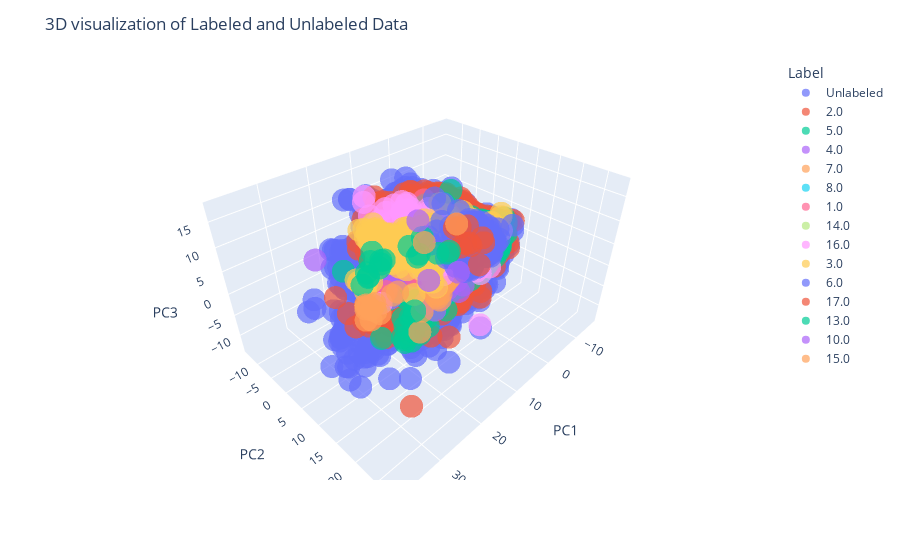

Here is the notebook cell this chart was saved with:
### Code cell
import pandas as pd
from sklearn.decomposition import PCA
from sklearn.preprocessing import StandardScaler
from sklearn.cluster import DBSCAN
import matplotlib.pyplot as plt
import plotly.express as px

features = merged_features.iloc[:, :-2]
labels = merged_features.iloc[:, -1]

# It's important to scale the data before applying PCA
scaler = StandardScaler()
scaled_data = scaler.fit_transform(features)

# Apply PCA
# The number of components can be set based on the variance you wish to retain
# For demonstration purposes, let's say you want to reduce it to 50 components
pca = PCA(n_components=3)
principalComponents = pca.fit_transform(scaled_data)

pc_df = pd.DataFrame(data = principalComponents, columns = ['PC1', 'PC2', 'PC3'])

# Append labels to the reduced dimensions
pc_df['Label'] = labels
# Mark unlabeled data as "Unlabeled" for visualization purposes
pc_df['Label'] = pc_df['Label'].replace(-1, "Unlabeled")

# Visualize using Plotly
fig = px.scatter_3d(pc_df, x='PC1', y='PC2', z='PC3', color='Label', opacity=0.7)

# Set the theme and show the plot
fig.update_layout(title='3D visualization of Labeled and Unlabeled Data')
fig.show()

### Figure 1 — Plotly figure (JSON) as saved in the notebook; plotly's stock layout.template omitted (floating-point values rounded to 4 significant figures; data arrays with more than 128 entries replaced by an {"elided": "..."} marker saying what was removed)
{"data": [{"hovertemplate": "Label=Unlabeled<br>PC1=%{x}<br>PC2=%{y}<br>PC3=%{z}<extra></extra>", "legendgroup": "Unlabeled", "marker": {"color": "#636efa", "opacity": 0.7, "symbol": "circle"}, "mode": "markers", "name": "Unlabeled", "scene": "scene", "showlegend": true, "type": "scatter3d", "x": {"elided": "16534 float values"}, "y": {"elided": "16534 float values"}, "z": {"elided": "16534 float values"}}, {"hovertemplate": "Label=2.0<br>PC1=%{x}<br>PC2=%{y}<br>PC3=%{z}<extra></extra>", "legendgroup": "2.0", "marker": {"color": "#EF553B", "opacity": 0.7, "symbol": "circle"}, "mode": "markers", "name": "2.0", "scene": "scene", "showlegend": true, "type": "scatter3d", "x": {"elided": "5166 float values"}, "y": {"elided": "5166 float values"}, "z": {"elided": "5166 float values"}}, {"hovertemplate": "Label=5.0<br>PC1=%{x}<br>PC2=%{y}<br>PC3=%{z}<extra></extra>", "legendgroup": "5.0", "marker": {"color": "#00cc96", "opacity": 0.7, "symbol": "circle"}, "mode": "markers", "name": "5.0", "scene": "scene", "showlegend": true, "type": "scatter3d", "x": {"elided": "1420 float values"}, "y": {"elided": "1420 float values"}, "z": {"elided": "1420 float values"}}, {"hovertemplate": "Label=4.0<br>PC1=%{x}<br>PC2=%{y}<br>PC3=%{z}<extra></extra>", "legendgroup": "4.0", "marker": {"color": "#ab63fa", "opacity": 0.7, "symbol": "circle"}, "mode": "markers", "name": "4.0", "scene": "scene", "showlegend": true, "type": "scatter3d", "x": {"elided": "414 float values"}, "y": {"elided": "414 float values"}, "z": {"elided": "414 float values"}}, {"hovertemplate": "Label=7.0<br>PC1=%{x}<br>PC2=%{y}<br>PC3=%{z}<extra></extra>", "legendgroup": "7.0", "marker": {"color": "#FFA15A", "opacity": 0.7, "symbol": "circle"}, "mode": "markers", "name": "7.0", "scene": "scene", "showlegend": true, "type": "scatter3d", "x": [-4.007, -3.938, -4.122, 5.249, 7.089, 6.463, 7.48, 8.387, 9.174, 7.961, 9.799, 1.553, 7.551, 3.524, 7.263, 3.72, -3.884, 1.802, 9.157, 3.198, 7.571, 8.205, 6.787, 1.952, 8.869, 10.7, 2.76, -0.684, 2.34, 9.337, 8.514, 7.867, 9.7, 9.033, 8.881, 8.152, 7.555, 7.073, 1.394, 2.485, 21.07, 13.89, 1.111, 5.431, -0.1441, 4.006, 7.556, 1.52, 4.647, 2.223, 2.846, 0.86, 25.11, -6.967, -1.399, 3.016, 2.412, 3.026, 3.941, 2.232, 2.51, 3.172, 3.072, 4.552, 2.803, 2.704, 3.986, 3.779, 2.961, 3.037, 1.996, 3.623, 3.488, 4.831, 3.971], "y": [-4.9, -1.039, -5.007, 7.388, 6.236, 7.477, 6.248, 8.104, 7.668, 8.031, 8.286, 6.533, 7.177, 2.921, 5.834, 1.711, -1.027, 6.533, 9.778, 6.298, 8.316, 7.239, 7.973, 5.346, 7.553, 9.772, 4.434, 5.739, 4.731, 10.4, 7.029, 7.474, 8.782, 7.654, 7.778, 5.286, 5.612, 3.82, 8.015, 5.354, 16.11, 6.453, 0.208, -2.637, -1.897, -3.223, -3.133, -2.16, -4.821, -2.23, -3.668, -4.124, 19.7, 3.081, -1.98, -4.428, -3.479, -3.656, -3.992, -4.901, -3.644, -3.672, -4.517, -5.172, -4.164, -5.467, -3.007, -3.791, -4.99, -4.396, -3.779, -6.375, -6.164, -6.007, -5.038], "z": [2.685, 4.702, 2.667, -2.912, -4.169, -0.4796, -4.303, -5.962, -4.761, -4.607, -0.9027, -3.054, -2.894, -5.599, -4.103, -3.505, 3.291, 1.265, -0.9235, -3.684, -2.215, -3.063, -0.7526, -1.612, -2.855, -0.2603, -4.058, -3.048, -4.134, -0.03303, -5.03, -3.508, -4.293, -3.902, -1.108, -5.117, -5.201, -5.331, -0.4319, -2.444, 3.407, -2.257, -1.383, -3.485, -1.654, -1.884, -1.84, -1.911, -1.685, -0.9813, -1.072, -1.313, 3.761, 3.47, 0.2747, 0.9503, 0.5044, 1.522, 1.458, 0.7069, 0.6376, 1.346, 1.459, 1.224, 0.7122, 1.447, 1.353, 1.843, 2.213, 2.365, 1.534, 1.543, -0.5, 1.016, 1.934]}, {"hovertemplate": "Label=8.0<br>PC1=%{x}<br>PC2=%{y}<br>PC3=%{z}<extra></extra>", "legendgroup": "8.0", "marker": {"color": "#19d3f3", "opacity": 0.7, "symbol": "circle"}, "mode": "markers", "name": "8.0", "scene": "scene", "showlegend": true, "type": "scatter3d", "x": [2.452, 1.056, 3.003, -0.8421], "y": [8.484, -3.117, -5.111, -5.823], "z": [-0.6898, -0.7745, 1.826, -0.5108]}, {"hovertemplate": "Label=1.0<br>PC1=%{x}<br>PC2=%{y}<br>PC3=%{z}<extra></extra>", "legendgroup": "1.0", "marker": {"color": "#FF6692", "opacity": 0.7, "symbol": "circle"}, "mode": "markers", "name": "1.0", "scene": "scene", "showlegend": true, "type": "scatter3d", "x": {"elided": "155 float values"}, "y": {"elided": "155 float values"}, "z": {"elided": "155 float values"}}, {"hovertemplate": "Label=14.0<br>PC1=%{x}<br>PC2=%{y}<br>PC3=%{z}<extra></extra>", "legendgroup": "14.0", "marker": {"color": "#B6E880", "opacity": 0.7, "symbol": "circle"}, "mode": "markers", "name": "14.0", "scene": "scene", "showlegend": true, "type": "scatter3d", "x": [-1.813, -1.453, -1.942, -1.76, -2.711, -1.522, -1.118, -2.339, -3.403, -2.318, -0.4106, -0.6588, -1.831, -2.688, -2.651, -2.241, -6.652, -6.218, -7.254, -6.664, -12.25, -7.616, -8.195, -3.068, -6.277, -5.722, -7.297, -2.209, -7.434, -4.532], "y": [-3.592, -3.699, -3.267, -3.592, -3.033, -4.236, -3.793, -2.626, -1.963, -2.213, -4.744, -3.844, -2.209, -2.959, -3.942, -2.936, -5.364, -4.921, -4.682, -4.473, 3.05, 1.349, -2.001, -3.029, -3.66, -4.313, -3.127, -2.881, -3.293, 0.2775], "z": [-3.587, -2.598, -2.697, -2.189, -3.076, -3.216, -2.602, -2.233, -4.459, -1.297, -1.138, -1.434, -1.879, -1.569, 0.187, -0.03985, 2.077, 1.131, 1.963, 2.013, -2.977, 2.7, -2.177, -2.118, -1.174, -0.982, -0.4833, -2.989, -1.186, -0.2189]}, {"hovertemplate": "Label=16.0<br>PC1=%{x}<br>PC2=%{y}<br>PC3=%{z}<extra></extra>", "legendgroup": "16.0", "marker": {"color": "#FF97FF", "opacity": 0.7, "symbol": "circle"}, "mode": "markers", "name": "16.0", "scene": "scene", "showlegend": true, "type": "scatter3d", "x": {"elided": "215 float values"}, "y": {"elided": "215 float values"}, "z": {"elided": "215 float values"}}, {"hovertemplate": "Label=3.0<br>PC1=%{x}<br>PC2=%{y}<br>PC3=%{z}<extra></extra>", "legendgroup": "3.0", "marker": {"color": "#FECB52", "opacity": 0.7, "symbol": "circle"}, "mode": "markers", "name": "3.0", "scene": "scene", "showlegend": true, "type": "scatter3d", "x": {"elided": "396 float values"}, "y": {"elided": "396 float values"}, "z": {"elided": "396 float values"}}, {"hovertemplate": "Label=6.0<br>PC1=%{x}<br>PC2=%{y}<br>PC3=%{z}<extra></extra>", "legendgroup": "6.0", "marker": {"color": "#636efa", "opacity": 0.7, "symbol": "circle"}, "mode": "markers", "name": "6.0", "scene": "scene", "showlegend": true, "type": "scatter3d", "x": {"elided": "194 float values"}, "y": {"elided": "194 float values"}, "z": {"elided": "194 float values"}}, {"hovertemplate": "Label=17.0<br>PC1=%{x}<br>PC2=%{y}<br>PC3=%{z}<extra></extra>", "legendgroup": "17.0", "marker": {"color": "#EF553B", "opacity": 0.7, "symbol": "circle"}, "mode": "markers", "name": "17.0", "scene": "scene", "showlegend": true, "type": "scatter3d", "x": [-9.496, -7.638, -10.25, -8.26, -8.343, -7.805, -6.124, -3.76, -7.734, -9.84, -9.194, -6.423], "y": [4.182, -2.383, 3.106, 1.659, 1.148, 0.5039, 0.5301, -0.3627, -2.909, -0.9597, -2.532, 5.813], "z": [-2.287, 0.3375, -1.838, -3.635, -3.241, -3.354, -3.56, -3.824, -0.8144, -0.3013, -0.999, -5.86]}, {"hovertemplate": "Label=13.0<br>PC1=%{x}<br>PC2=%{y}<br>PC3=%{z}<extra></extra>", "legendgroup": "13.0", "marker": {"color": "#00cc96", "opacity": 0.7, "symbol": "circle"}, "mode": "markers", "name": "13.0", "scene": "scene", "showlegend": true, "type": "scatter3d", "x": [19.08, 18.29, 12.63, 12.63, 12.88, 14.52, 14.89, 15.68, 12.92, 13.17, 11.41, 5.561, -0.4697, 5.765, 4.822, 3.413, 7.138, 10.84], "y": [12.22, -3.521, -4.28, -6.944, -4.574, -6.808, -5.771, -4.842, -3.909, -7.075, -4.71, -3.463, 1.908, -0.3535, -1.868, -1.758, 9.13, 9.717], "z": [0.006403, -3.192, -0.4387, 0.3342, -2.273, -3.794, -3.974, -3.337, -0.9377, -1.761, -1.085, 0.1381, -1.91, -0.3107, -2.109, 2.073, 5.425, 6.98]}, {"hovertemplate": "Label=10.0<br>PC1=%{x}<br>PC2=%{y}<br>PC3=%{z}<extra></extra>", "legendgroup": "10.0", "marker": {"color": "#ab63fa", "opacity": 0.7, "symbol": "circle"}, "mode": "markers", "name": "10.0", "scene": "scene", "showlegend": true, "type": "scatter3d", "x": [4.709, 5.444, 2.097], "y": [9.49, 2.158, -4.363], "z": [-0.3601, -5.755, 4.425]}, {"hovertemplate": "Label=15.0<br>PC1=%{x}<br>PC2=%{y}<br>PC3=%{z}<extra></extra>", "legendgroup": "15.0", "marker": {"color": "#FFA15A", "opacity": 0.7, "symbol": "circle"}, "mode": "markers", "name": "15.0", "scene": "scene", "showlegend": true, "type": "scatter3d", "x": [1.63, 3.33, 13.99, 18.15, 18.06, 16.34, 18.77, 18.5, 19.19, 18.68, 19.63, 18.46, 13.21, 20.53, 18.01], "y": [5.881, -1.274, 0.3697, 1.345, -0.618, -2.315, 0.7105, -2.63, -0.1197, -2.372, -1.172, -1.319, 1.147, -0.1602, -2.475], "z": [7.669, 1.02, -5.899, -7.623, -6.875, -10.31, -5.104, -7.576, -6.916, -7.704, -7.08, -10.69, -5.097, -8.822, -8.172]}], "layout": {"legend": {"title": {"text": "Label"}, "tracegroupgap": 0}, "margin": {"t": 60}, "scene": {"domain": {"x": [0, 1], "y": [0, 1]}, "xaxis": {"title": {"text": "PC1"}}, "yaxis": {"title": {"text": "PC2"}}, "zaxis": {"title": {"text": "PC3"}}}, "title": {"text": "3D visualization of Labeled and Unlabeled Data"}}}
